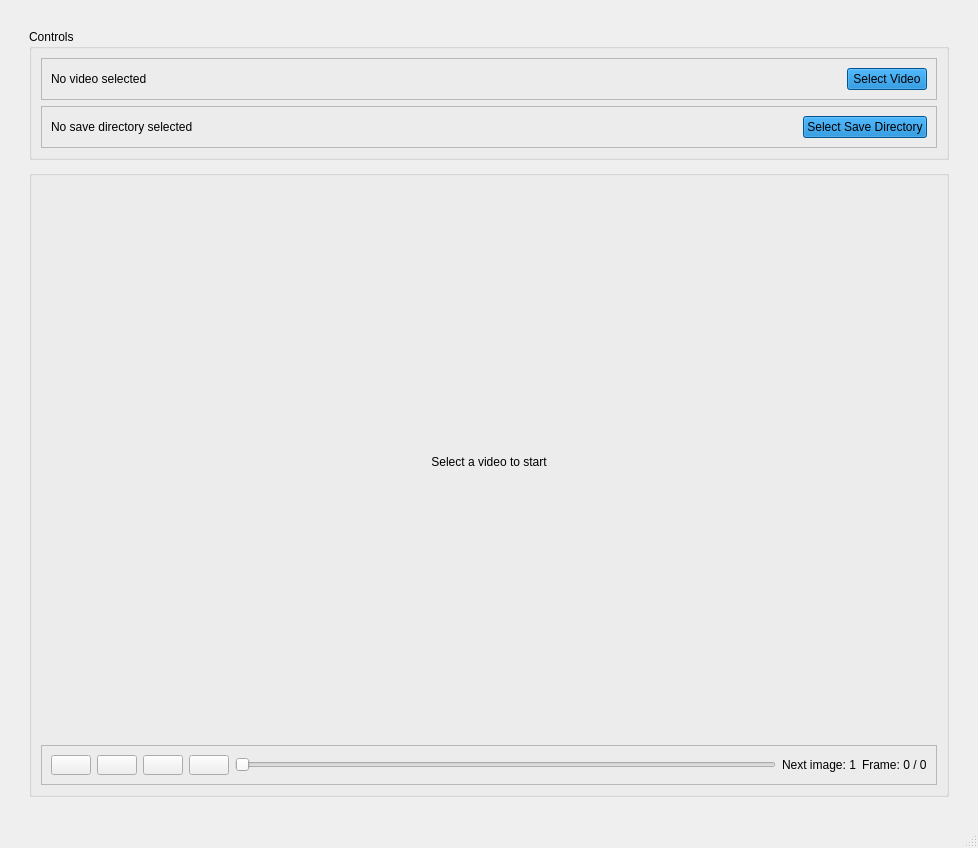
<?xml version="1.0" encoding="UTF-8"?>
<ui version="4.0">
 <class>MainWindow</class>
 <widget class="QMainWindow" name="MainWindow">
  <property name="geometry">
   <rect>
    <x>0</x>
    <y>0</y>
    <width>978</width>
    <height>848</height>
   </rect>
  </property>
  <property name="windowTitle">
   <string>Video Dataset Preparation Tool</string>
  </property>
  <property name="windowIcon">
   <iconset theme="QIcon::ThemeIcon::InsertImage"/>
  </property>
  <widget class="QWidget" name="centralwidget">
   <layout class="QVBoxLayout" name="verticalLayout_2">
    <item>
     <layout class="QVBoxLayout" name="verticalLayout" stretch="1,6">
      <property name="spacing">
       <number>10</number>
      </property>
      <property name="leftMargin">
       <number>20</number>
      </property>
      <property name="topMargin">
       <number>20</number>
      </property>
      <property name="rightMargin">
       <number>20</number>
      </property>
      <property name="bottomMargin">
       <number>20</number>
      </property>
      <item>
       <widget class="QGroupBox" name="controlGroup">
        <property name="title">
         <string>Controls</string>
        </property>
        <layout class="QVBoxLayout" name="verticalLayout_4">
         <item>
          <layout class="QVBoxLayout" name="controlLayout">
           <property name="spacing">
            <number>5</number>
           </property>
           <item>
            <widget class="QFrame" name="fileFrame">
             <property name="maximumSize">
              <size>
               <width>16777215</width>
               <height>150</height>
              </size>
             </property>
             <property name="frameShape">
              <enum>QFrame::Shape::StyledPanel</enum>
             </property>
             <property name="frameShadow">
              <enum>QFrame::Shadow::Raised</enum>
             </property>
             <layout class="QHBoxLayout" name="horizontalLayout_2">
              <item>
               <layout class="QHBoxLayout" name="fileLayout">
                <item>
                 <widget class="QLabel" name="videoPathLabel">
                  <property name="text">
                   <string>No video selected</string>
                  </property>
                 </widget>
                </item>
                <item>
                 <spacer name="horizontalSpacer">
                  <property name="orientation">
                   <enum>Qt::Orientation::Horizontal</enum>
                  </property>
                  <property name="sizeHint" stdset="0">
                   <size>
                    <width>40</width>
                    <height>20</height>
                   </size>
                  </property>
                 </spacer>
                </item>
                <item>
                 <widget class="QPushButton" name="selectVideoBtn">
                  <property name="maximumSize">
                   <size>
                    <width>150</width>
                    <height>16777215</height>
                   </size>
                  </property>
                  <property name="styleSheet">
                   <string notr="true">background-color: rgb(0, 118, 201);
</string>
                  </property>
                  <property name="text">
                   <string>Select Video</string>
                  </property>
                 </widget>
                </item>
               </layout>
              </item>
             </layout>
            </widget>
           </item>
          </layout>
         </item>
         <item>
          <widget class="QFrame" name="dirFrame">
           <property name="maximumSize">
            <size>
             <width>16777215</width>
             <height>150</height>
            </size>
           </property>
           <property name="frameShape">
            <enum>QFrame::Shape::StyledPanel</enum>
           </property>
           <property name="frameShadow">
            <enum>QFrame::Shadow::Raised</enum>
           </property>
           <layout class="QHBoxLayout" name="horizontalLayout_3">
            <item>
             <layout class="QHBoxLayout" name="horizontalLayout">
              <item>
               <widget class="QLabel" name="saveDirLabel">
                <property name="text">
                 <string>No save directory selected</string>
                </property>
               </widget>
              </item>
              <item>
               <spacer name="horizontalSpacer_2">
                <property name="orientation">
                 <enum>Qt::Orientation::Horizontal</enum>
                </property>
                <property name="sizeHint" stdset="0">
                 <size>
                  <width>40</width>
                  <height>20</height>
                 </size>
                </property>
               </spacer>
              </item>
              <item>
               <widget class="QPushButton" name="selectDirBtn">
                <property name="maximumSize">
                 <size>
                  <width>150</width>
                  <height>16777215</height>
                 </size>
                </property>
                <property name="styleSheet">
                 <string notr="true">background-color: rgb(0, 118, 201);
</string>
                </property>
                <property name="text">
                 <string>Select Save Directory</string>
                </property>
               </widget>
              </item>
             </layout>
            </item>
           </layout>
          </widget>
         </item>
        </layout>
       </widget>
      </item>
      <item>
       <widget class="QGroupBox" name="videoGroup">
        <property name="title">
         <string/>
        </property>
        <layout class="QVBoxLayout" name="verticalLayout_5">
         <item>
          <layout class="QVBoxLayout" name="videoGroupLayout" stretch="15,1">
           <item>
            <widget class="QLabel" name="videoLabel">
             <property name="minimumSize">
              <size>
               <width>640</width>
               <height>480</height>
              </size>
             </property>
             <property name="text">
              <string>Select a video to start</string>
             </property>
             <property name="scaledContents">
              <bool>false</bool>
             </property>
             <property name="alignment">
              <set>Qt::AlignmentFlag::AlignCenter</set>
             </property>
            </widget>
           </item>
           <item>
            <widget class="QFrame" name="playbackFrame">
             <property name="maximumSize">
              <size>
               <width>16777215</width>
               <height>150</height>
              </size>
             </property>
             <property name="frameShape">
              <enum>QFrame::Shape::StyledPanel</enum>
             </property>
             <property name="frameShadow">
              <enum>QFrame::Shadow::Raised</enum>
             </property>
             <layout class="QHBoxLayout" name="horizontalLayout_5">
              <item>
               <layout class="QHBoxLayout" name="playbackLayout">
                <item>
                 <widget class="QPushButton" name="preVideoBtn">
                  <property name="minimumSize">
                   <size>
                    <width>0</width>
                    <height>20</height>
                   </size>
                  </property>
                  <property name="text">
                   <string/>
                  </property>
                  <property name="icon">
                   <iconset theme="QIcon::ThemeIcon::MediaSkipBackward"/>
                  </property>
                 </widget>
                </item>
                <item>
                 <widget class="QPushButton" name="playPauseBtn">
                  <property name="minimumSize">
                   <size>
                    <width>0</width>
                    <height>20</height>
                   </size>
                  </property>
                  <property name="maximumSize">
                   <size>
                    <width>100</width>
                    <height>16777215</height>
                   </size>
                  </property>
                  <property name="text">
                   <string/>
                  </property>
                  <property name="icon">
                   <iconset theme="QIcon::ThemeIcon::MediaPlaybackStart"/>
                  </property>
                 </widget>
                </item>
                <item>
                 <widget class="QPushButton" name="reloadVideoBtn">
                  <property name="minimumSize">
                   <size>
                    <width>0</width>
                    <height>20</height>
                   </size>
                  </property>
                  <property name="maximumSize">
                   <size>
                    <width>180</width>
                    <height>16777215</height>
                   </size>
                  </property>
                  <property name="text">
                   <string/>
                  </property>
                  <property name="icon">
                   <iconset theme="QIcon::ThemeIcon::ViewRefresh"/>
                  </property>
                 </widget>
                </item>
                <item>
                 <widget class="QPushButton" name="nextVideoBtn">
                  <property name="minimumSize">
                   <size>
                    <width>0</width>
                    <height>20</height>
                   </size>
                  </property>
                  <property name="text">
                   <string/>
                  </property>
                  <property name="icon">
                   <iconset theme="QIcon::ThemeIcon::MediaSkipForward"/>
                  </property>
                 </widget>
                </item>
                <item>
                 <widget class="QSlider" name="timeSlider">
                  <property name="orientation">
                   <enum>Qt::Orientation::Horizontal</enum>
                  </property>
                 </widget>
                </item>
                <item>
                 <widget class="QLabel" name="nextImageLabel">
                  <property name="text">
                   <string>Next image: 1</string>
                  </property>
                 </widget>
                </item>
                <item>
                 <widget class="QLabel" name="frameInfoLabel">
                  <property name="text">
                   <string>Frame: 0 / 0</string>
                  </property>
                 </widget>
                </item>
               </layout>
              </item>
             </layout>
            </widget>
           </item>
          </layout>
         </item>
        </layout>
       </widget>
      </item>
     </layout>
    </item>
   </layout>
  </widget>
  <widget class="QMenuBar" name="menubar">
   <property name="geometry">
    <rect>
     <x>0</x>
     <y>0</y>
     <width>978</width>
     <height>22</height>
    </rect>
   </property>
  </widget>
  <widget class="QStatusBar" name="statusbar"/>
 </widget>
 <resources/>
 <connections/>
</ui>
